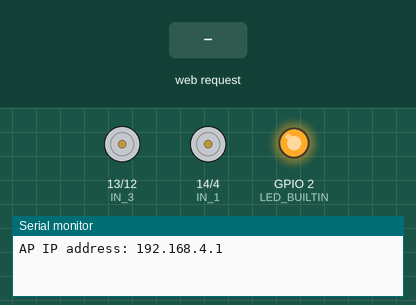
The sketch below on a simulated ESP8266 (NodeMCU). Shown: motor-driver pin pairs drawn as motors (green arrow = first pin HIGH = forward, orange = second pin HIGH = backward, longer = more drive), output pins drawn as LEDs (lit = HIGH, except the on-board LED, lit = LOW), the last lines printed to the serial monitor. Inputs (shaded band) come from the test bench. Random numbers use the default seed unless the sketch sets one.

Above: at 1.2 s.
1.3 s: HTTP request GET /?State=F received
At 2.5 s:
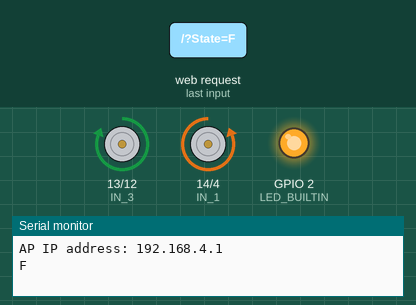
2.8 s: HTTP request GET /?State=B received
At 3.6 s:
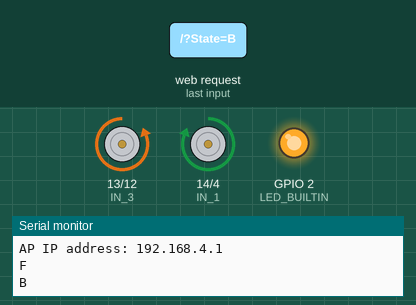
4.3 s: HTTP request GET /?State=L received
At 4.7 s:
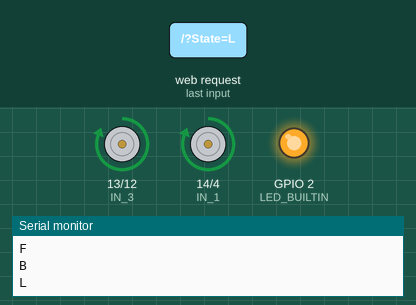
5.8 s: HTTP request GET /?State=R received
At 7.1 s:
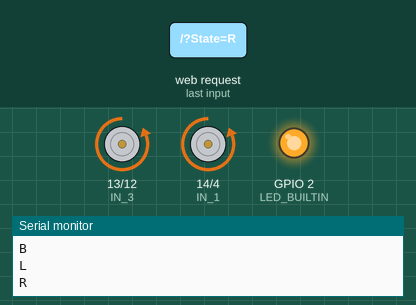
Timing chart, 0 to 8.3 s (numbered marks = the images above; inputs shaded):
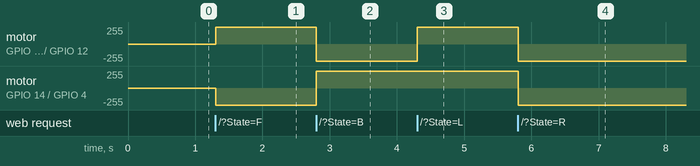

The sketch:

ESP8266WiFiRobot.ino
```cpp
#include <ESP8266WiFi.h>
#include <WiFiClient.h>
#include <ESP8266WebServer.h>
#define  echoPin 16       // HC SR04 Trig <——> GPIO16(D2)
#define  trigPin 5        // HC SR04 Echo <——> GPIO5 (D3)
#define  IN_2    4        // L9110S  A-1B <——> GPIO4 (D4) MOTOR A
#define  IN_1    14       // L9110S  A-1A <——> GPIO14(D5) MOTOR A
#define  IN_4    12       // L9110S  B-1B <——> GPIO12(D6) MOTOR B
#define  IN_3    13       // L9110S  B-1A <——> GPIO13(D7) MOTOR B

String command;             //String to store app command state.
int Front_Distance;
int speedCar = 255;         // 0 - 255
const char* ssid = "ESP8266 Robot Car"; //name
ESP8266WebServer server(80);

void setup()
{
      pinMode(LED_BUILTIN, OUTPUT);
      pinMode(IN_1, OUTPUT);
      pinMode(IN_2, OUTPUT);
      pinMode(IN_3, OUTPUT);
      pinMode(IN_4, OUTPUT);
      pinMode(trigPin, OUTPUT);  // Sets the trigPin as an Output
      pinMode(echoPin, INPUT);   // Sets the echoPin as an Input
      Serial.begin(115200);

      // Starting WiFi
      WiFi.mode(WIFI_AP);
      WiFi.softAP(ssid);
      IPAddress myIP = WiFi.softAPIP();
      Serial.print("AP IP address: ");
      Serial.println(myIP);

      // Starting web-server
      server.on ( "/", HTTP_handleRoot );
      server.onNotFound ( HTTP_handleRoot );
      server.begin();
      digitalWrite(LED_BUILTIN, LOW);
}

void goBack()
{
      analogWrite(IN_1, speedCar);
      digitalWrite(IN_2, LOW);
      digitalWrite(IN_3, LOW);
      analogWrite(IN_4, speedCar);
}

void goAhead()
{
      digitalWrite(IN_1, LOW);
      analogWrite(IN_2, speedCar);
      analogWrite(IN_3, speedCar);
      digitalWrite(IN_4, LOW);
  }

void goLeft()
{
      analogWrite(IN_1, speedCar);
      digitalWrite(IN_2, LOW);
      analogWrite(IN_3, speedCar);
      digitalWrite(IN_4, LOW);
}

void goRight()
{
      digitalWrite(IN_1, LOW);
      analogWrite(IN_2, speedCar);
      digitalWrite(IN_3, LOW);
      analogWrite(IN_4, speedCar);
}


void stopRobot()
{
      digitalWrite(IN_1, LOW);
      digitalWrite(IN_2, LOW);
      digitalWrite(IN_3, LOW);
      digitalWrite(IN_4, LOW);
}

void loop()
{
      server.handleClient();
      command = server.arg("State");
      if (command == "F") goAhead();
      else if (command == "B") goBack();
      else if (command == "L") goLeft();
      else if (command == "R") goRight();
      else if (command == "W") Ultrasonic_Avoidance();
      else if (command == "w") stopRobot();
      else if (command == "0") speedCar = 0;
      else if (command == "1") speedCar = 50;
      else if (command == "2") speedCar = 100;
      else if (command == "3") speedCar = 120;
      else if (command == "4") speedCar = 140;
      else if (command == "5") speedCar = 160;
      else if (command == "6") speedCar = 180;
      else if (command == "7") speedCar = 200;
      else if (command == "8") speedCar = 220;
      else if (command == "9") speedCar = 240;
      else if (command == "q") speedCar = 255;
      else if (command == "S") stopRobot();
}

void HTTP_handleRoot(void)
{

if( server.hasArg("State") )
  {
       Serial.println(server.arg("State"));
  }
  server.send ( 200, "text/html", "" );
  delay(1);
}


float getDistance() {
  digitalWrite(trigPin, LOW);
  delayMicroseconds(2);
  digitalWrite(trigPin, HIGH);
  delayMicroseconds(10);
  digitalWrite(trigPin, LOW);
  float distance = pulseIn(echoPin, HIGH) / 58.00;
  delay(10);
  return distance;
}


void Ultrasonic_Avoidance() {
  Front_Distance = getDistance();
  Serial.println(Front_Distance);
  if (Front_Distance < 20) {
    goBack();
    delay(200);
    if (50 >= random(1, 100)) {
      goLeft();

    } else {
      goRight();

    }
    delay(150);

  } else if (Front_Distance >= 20 && Front_Distance <= 35)
  {
    stopRobot();
    delay(200);
    if (50 >= random(1, 100)) {
      goLeft();

    } else {
      goRight();

    }
    delay(150);
  } else if (Front_Distance > 35) {
    goAhead();
  }
}
```

Measured:
- after the input at 1.3 s, motor on GPIO 13 (IN_3) / GPIO 12 (IN_4): stopped → forward 255/255 at once; motor on GPIO 14 (IN_1) / GPIO 4 (IN_2): stopped → backward 255/255 at once
- after the input at 2.8 s, motor on GPIO 13 (IN_3) / GPIO 12 (IN_4): forward 255/255 → backward 255/255 at once; motor on GPIO 14 (IN_1) / GPIO 4 (IN_2): backward 255/255 → forward 255/255 at once
- after the input at 4.3 s, motor on GPIO 13 (IN_3) / GPIO 12 (IN_4): backward 255/255 → forward 255/255 at once
- after the input at 5.8 s, motor on GPIO 13 (IN_3) / GPIO 12 (IN_4), motor on GPIO 14 (IN_1) / GPIO 4 (IN_2): forward 255/255 → backward 255/255 at once
